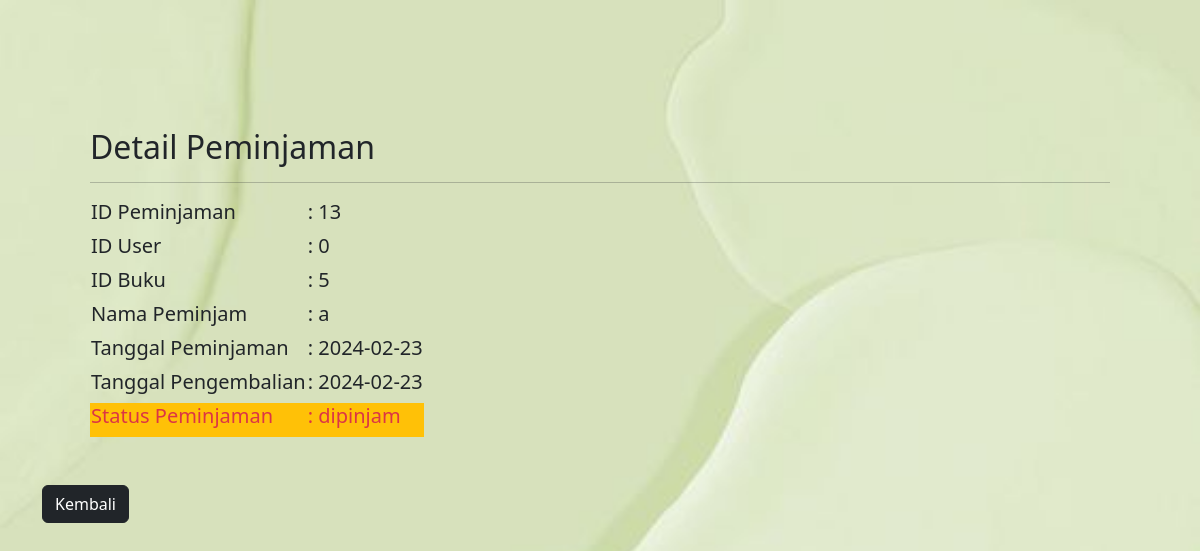
The page /admin/detail_peminjaman.php?IDpeminjaman=13 on the database its author committed.
### tables this page shows
CREATE TABLE `peminjaman` (
  `IDpeminjaman` int(11) NOT NULL,
  `IDuser` int(11) NOT NULL,
  `IDbuku` int(11) NOT NULL,
  `nama` varchar(255) NOT NULL,
  `judul` varchar(255) NOT NULL,
  `tgl_peminjaman` date NOT NULL,
  `tgl_pengembalian` date NOT NULL,
  `jumlah_peminjaman` int(11) NOT NULL,
  `status_peminjaman` enum('dipinjam','dikembalikan') NOT NULL,
  `kode_pinjam` varchar(11) NOT NULL
);

### admin/detail_peminjaman.php (the view, shortened to what this page needs)
<!doctype html>
<html lang="en">
  <head>
    <link href="https://cdn.jsdelivr.net/npm/bootstrap@5.3.2/dist/css/bootstrap.min.css" rel="stylesheet">
  </head>
  <body>
    <div class="container" style="margin-top: 5rem;">
    <div class="card-transparant">
            <div class="row">
            <?php
                include '../koneksi.php';
                if(isset($_GET['IDpeminjaman'])){
                    $idp = $_GET['IDpeminjaman'];
                }else{
                    die("Eror, Data Tidak Ditemukan");
                }
                $query = mysqli_query($koneksi, "SELECT * FROM peminjaman WHERE IDpeminjaman='$idp'");
                $result = mysqli_fetch_array($query);
            ?>
                <div class="col m-5">
                <h2>Detail Peminjaman</h2>
                <hr>
                <table>
                    <tr>
                        <td><h5>ID Peminjaman</h5></td>
                        <td><h5>: <?php echo $result['IDpeminjaman']; ?></h5></td>
                    </tr>
                    <tr>
                        <td><h5>ID User</h5></td>
                        <td><h5>: <?php echo $result['IDuser']; ?></h5></td>
                    </tr>
                    <tr>
                        <td><h5>ID Buku</h5></td>
                        <td><h5>: <?php echo $result['IDbuku']; ?></h5></td>
                    </tr>
                    <tr>
                        <td><h5>Nama Peminjam</h5></td>
                        <td><h5>: <?php echo $result['nama']; ?></h5></td>
                    </tr>
                    <tr>
                        <td><h5>Tanggal Peminjaman</h5></td>
                        <td><h5>: <?php echo $result['tgl_peminjaman']; ?></h5></td>
                    </tr>
                    <tr>
                        <td><h5>Tanggal Pengembalian</h5></td>
                        <td><h5>: <?php echo $result['tgl_pengembalian']; ?></h5></td>
                    </tr>
                    <tr class="bg-warning text-danger">
                        <td><h5>Status Peminjaman</h5></td>
                        <td><h5>: <?php echo $result['status_peminjaman']; ?></h5></td>
                    </tr>
                </table>
                </div>
            </div>
            <a href="peminjam.php" class="btn btn-dark text-white">Kembali</a>
        </div>
    </div>
  </body>
</html>

### admin/detail_peminjaman.php (style rules this page uses)
body { background: url(../img/matcha.jpg) no-repeat fixed; -webkit-background-size: 100% 100%; -moz-background-size: 100% 100%; -o-background-size: 100% 100%; background-size: 100% 100%; }

### rows shown on the page
peminjaman: IDpeminjaman "13", IDuser "0", IDbuku "5", nama "a", tgl_peminjaman "2024-02-23", tgl_pengembalian "2024-02-23", status_peminjaman "dipinjam"
